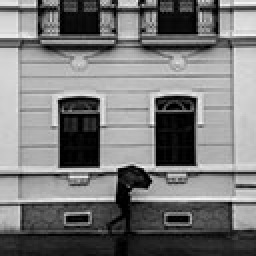
#> input picture Project/walking.jpg, 128 x 128 px (shown 2 times larger)
$ jupyter execute Sobel.ipynb   (shell and % lines are left out)
#> lines starting #> are read from the running program, lines starting #| are printed output that depends on the picture
[cell 1]
import numpy as np
from matplotlib import pyplot as plt
# %matplotlib notebook
from skimage.io import imread,imshow,imsave

[cell 2]
im = imread('walking.jpg')
#> im is the input picture: shape (128, 128); min 0, max 248, mean 121.1
plt.figure()
plt.gray()
plt.imshow(im)
plt.show()

[cell 3]
im_vector=im.reshape([1,im.size])
f=open("imvector.txt","w")
for i in im_vector[0]:
    f.write(f"{i} ")
#> this loop made 16384 passes
#> i on passes 1 to 3: 219, 219, 219

[cell 4]
from scipy.signal import convolve2d
from skimage.filters import gaussian

gy = np.array([[-1.,-2.,-1.],[0.,0.,0.],[1.,2.,1.]])
gx = gy.T # transpose operator

print(gy)
print(gx)

[cell 5]
Gy = convolve2d(im, gy)
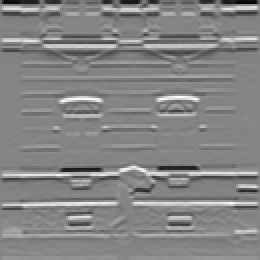
#> Gy: shape (130, 130) float64 (shown 2 times larger); min -982, max 906, mean 0; drawn with min black and max white
Gx = convolve2d(im, gx)
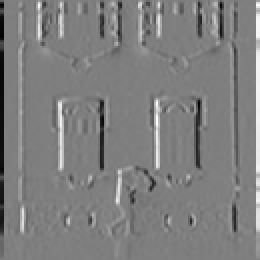
#> Gx: shape (130, 130) float64 (shown 2 times larger); min -910, max 915, mean 0; drawn with min black and max white

plt.figure()
plt.subplot(1,2,1)
plt.imshow(np.abs(Gy))
plt.subplot(1,2,2)
plt.imshow(np.abs(Gx))
plt.show()
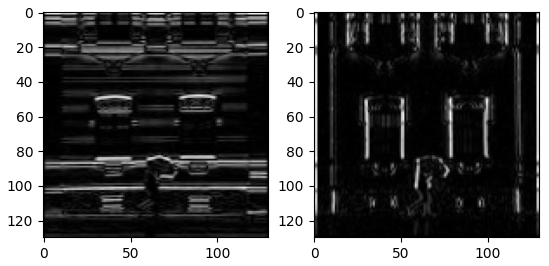
#> figure drawn by matplotlib, 2 panels

[cell 6]
Gx_vector=Gx.reshape([1,Gx.size])
fGx=open("gxvector.txt","w")
for i in Gx_vector[0]:
    fGx.write(f"{i} ")
#> this loop made 16900 passes
#> i on passes 1 to 3: -219, -219, 0

[cell 7]
Gy_vector=Gx.reshape([1,Gy.size])
fGy=open("gyvector.txt","w")
for i in Gy_vector[0]:
    fGy.write(f"{i} ")

[cell 8]
s = np.sqrt(Gy**2+Gx**2)
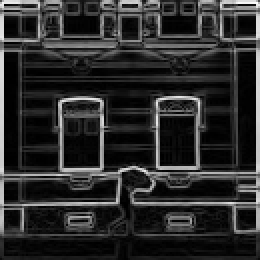
#> s: shape (130, 130) float64 (shown 2 times larger); min 0, max 997.8, mean 173.2; drawn with min black and max white
d = np.arctan2(Gy,Gx)
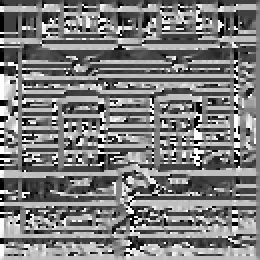
#> d: shape (130, 130) float64 (shown 2 times larger); min -3.14, max 3.14, mean -0.0507; drawn with min black and max white

plt.figure()
plt.subplot(1,2,1)
plt.imshow(s)
plt.subplot(1,2,2)
plt.imshow(d, cmap=plt.cm.viridis)
plt.colorbar()
plt.show()
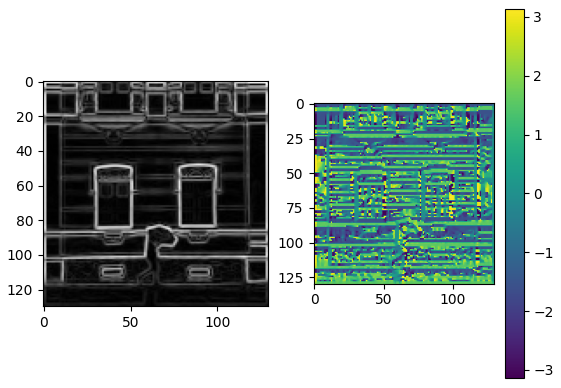
#> figure drawn by matplotlib, 3 panels

[cell 9]
from skimage.filters import sobel

plt.figure()
plt.imshow(sobel(im))
plt.show()
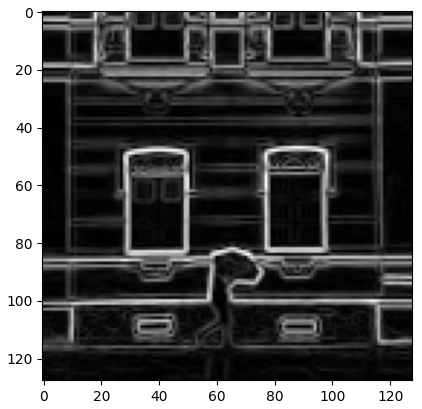
#> figure drawn by matplotlib, 1 panel
